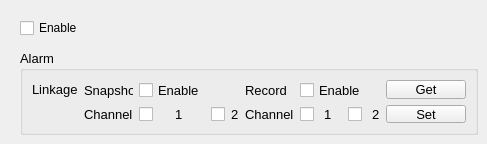
            <widget class="QWidget" name="tab_8">
             <attribute name="title">
              <string>Track</string>
             </attribute>
             <widget class="QCheckBox" name="trackCheckBoxEnable">
              <property name="geometry">
               <rect>
                <x>20</x>
                <y>20</y>
                <width>81</width>
                <height>16</height>
               </rect>
              </property>
              <property name="text">
               <string>Enable</string>
              </property>
             </widget>
             <widget class="QGroupBox" name="groupBox_4">
              <property name="geometry">
               <rect>
                <x>20</x>
                <y>50</y>
                <width>458</width>
                <height>85</height>
               </rect>
              </property>
              <property name="font">
               <font>
                <pointsize>10</pointsize>
                <weight>50</weight>
                <bold>false</bold>
               </font>
              </property>
              <property name="title">
               <string>Alarm</string>
              </property>
              <layout class="QGridLayout" name="gridLayout_31">
               <item row="0" column="0">
                <widget class="QLabel" name="label_30">
                 <property name="text">
                  <string>Linkage</string>
                 </property>
                </widget>
               </item>
               <item row="0" column="1" rowspan="2">
                <layout class="QGridLayout" name="gridLayout_22">
                 <item row="0" column="0">
                  <widget class="QLabel" name="label_28">
                   <property name="text">
                    <string>Snapshot</string>
                   </property>
                  </widget>
                 </item>
                 <item row="0" column="1" colspan="2">
                  <widget class="QCheckBox" name="snapCheckBoxEnable">
                   <property name="text">
                    <string>Enable</string>
                   </property>
                  </widget>
                 </item>
                 <item row="1" column="0">
                  <widget class="QLabel" name="label_31">
                   <property name="text">
                    <string>Channel</string>
                   </property>
                  </widget>
                 </item>
                 <item row="1" column="1">
                  <widget class="QCheckBox" name="snapChn1Box">
                   <property name="text">
                    <string/>
                   </property>
                  </widget>
                 </item>
                 <item row="1" column="2">
                  <widget class="QLabel" name="label_51">
                   <property name="text">
                    <string>1</string>
                   </property>
                  </widget>
                 </item>
                 <item row="1" column="3">
                  <widget class="QCheckBox" name="snapChn2Box">
                   <property name="text">
                    <string/>
                   </property>
                  </widget>
                 </item>
                 <item row="1" column="4">
                  <widget class="QLabel" name="label_52">
                   <property name="text">
                    <string>2</string>
                   </property>
                  </widget>
                 </item>
                </layout>
               </item>
               <item row="0" column="2" rowspan="2">
                <layout class="QGridLayout" name="gridLayout_30">
                 <item row="0" column="0">
                  <widget class="QLabel" name="label_29">
                   <property name="text">
                    <string>Record</string>
                   </property>
                  </widget>
                 </item>
                 <item row="0" column="1" colspan="3">
                  <widget class="QCheckBox" name="recordCheckBoxEnable">
                   <property name="text">
                    <string>Enable</string>
                   </property>
                  </widget>
                 </item>
                 <item row="1" column="0">
                  <widget class="QLabel" name="label_32">
                   <property name="text">
                    <string>Channel</string>
                   </property>
                  </widget>
                 </item>
                 <item row="1" column="1">
                  <widget class="QCheckBox" name="recordChn1Box">
                   <property name="text">
                    <string/>
                   </property>
                  </widget>
                 </item>
                 <item row="1" column="2">
                  <widget class="QLabel" name="label_55">
                   <property name="text">
                    <string>1</string>
                   </property>
                  </widget>
                 </item>
                 <item row="1" column="3">
                  <widget class="QCheckBox" name="recordChn2Box">
                   <property name="text">
                    <string/>
                   </property>
                  </widget>
                 </item>
                 <item row="1" column="4">
                  <widget class="QLabel" name="label_54">
                   <property name="text">
                    <string>2</string>
                   </property>
                  </widget>
                 </item>
                </layout>
               </item>
               <item row="0" column="3">
                <widget class="QPushButton" name="targetConfigGetBtn">
                 <property name="text">
                  <string>Get</string>
                 </property>
                </widget>
               </item>
               <item row="1" column="3">
                <widget class="QPushButton" name="targetConfigSetBtn">
                 <property name="text">
                  <string>Set</string>
                 </property>
                </widget>
               </item>
              </layout>
             </widget>
            </widget>
